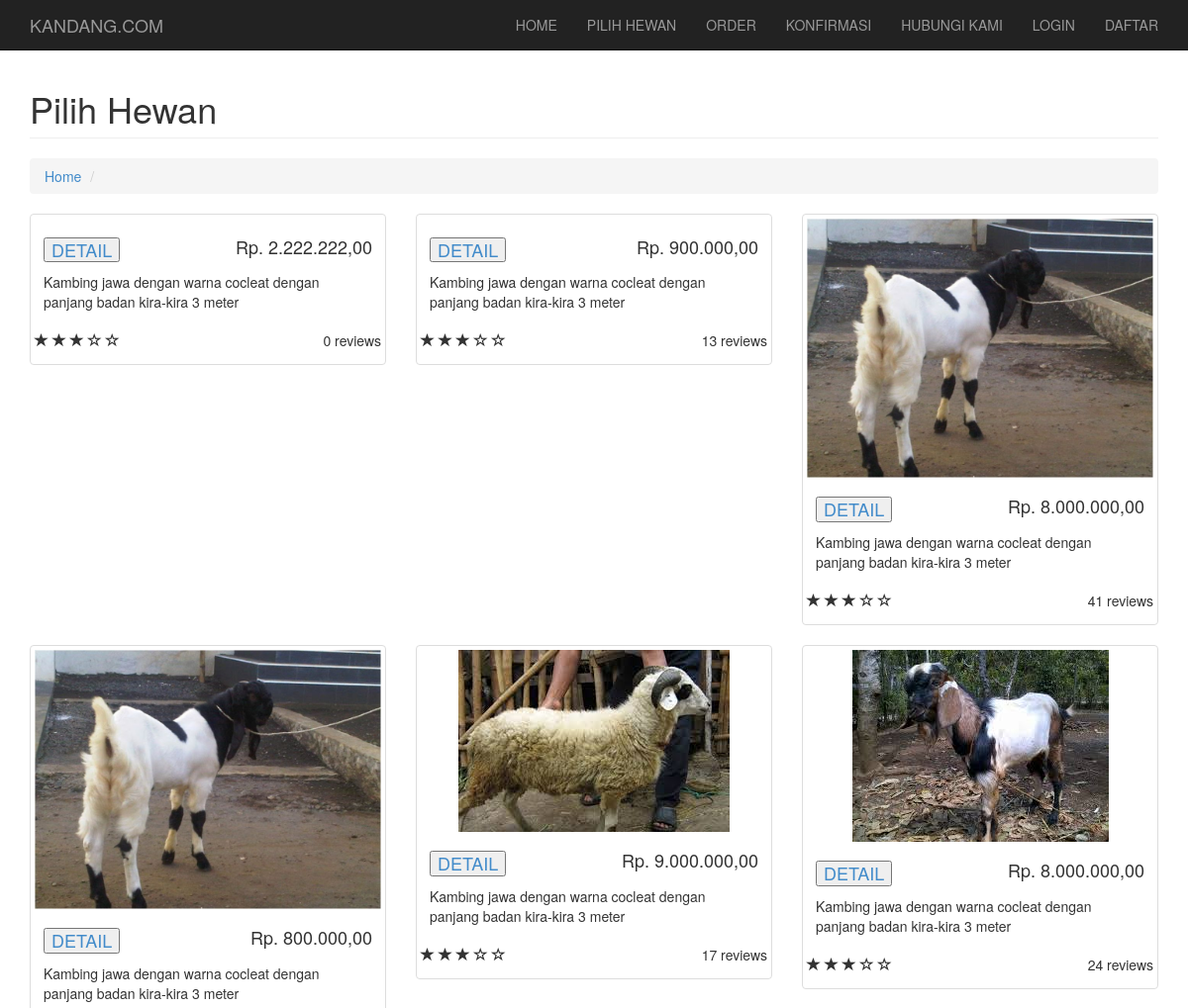
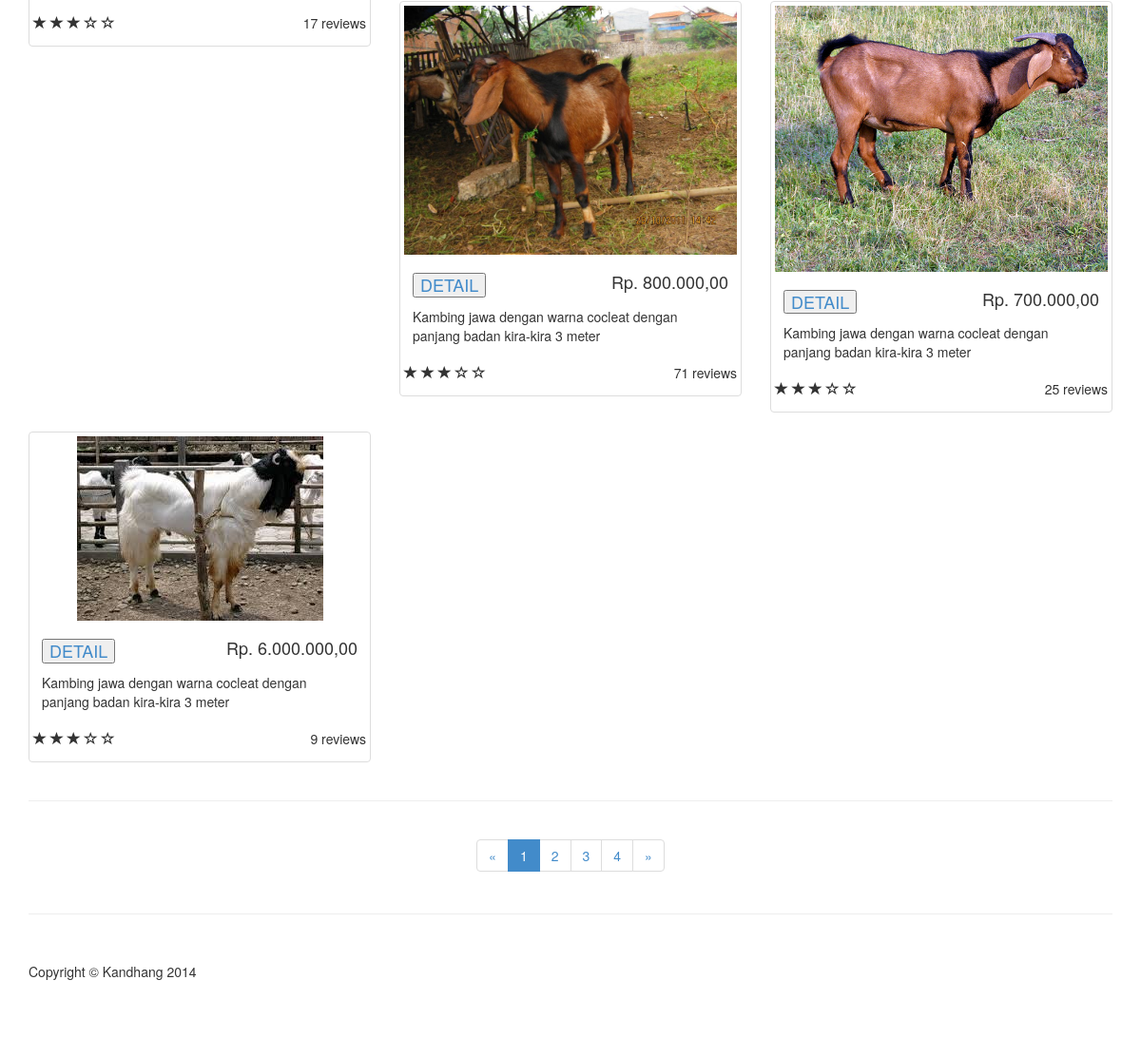
Page /pilih_hewan.php on the committed database (2 pictures, top to bottom).
### tables this page shows
CREATE TABLE IF NOT EXISTS `tb_hewan` (
  `hewan_id` int(11) unsigned NOT NULL AUTO_INCREMENT,
  `hewan_foto` mediumblob,
  `hewan_nama` varchar(20) DEFAULT NULL,
  `hewan_jns_kel` varchar(20) DEFAULT NULL,
  `hewan_bobot` int(10) DEFAULT NULL,
  `hewan_harga_beli` int(10) DEFAULT NULL,
  `hewan_harga_jual` int(10) DEFAULT NULL,
  `hewan_deskripsi` tinytext NOT NULL,
  `tanggal` datetime DEFAULT NULL,
  `kategori_id` int(10) DEFAULT NULL,
  `reviews` int(11) DEFAULT NULL,
  `member_id` int(11) DEFAULT NULL,
  PRIMARY KEY (`hewan_id`)
);

### pilih_hewan.php (the view, shortened to what this page needs)
<!DOCTYPE html>
<html lang="en">
<head>
    <link href="css/bootstrap.css" rel="stylesheet">
    <link href="css/modern-business.css" rel="stylesheet">
    <link href="font-awesome/css/font-awesome.min.css" rel="stylesheet">
</head>
<body>
<?php
require_once('navigasi_cp.php');
?>
    <div class="container">
        <div class="row">
            <div class="col-lg-12">
                <h1 class="page-header">Pilih Hewan
                </h1>
                <ol class="breadcrumb">
                    <li><a href="index.html">Home</a>
                    </li>
                    <li class="active"></li>
                </ol>
            </div>
        </div>
        <div class="row">
      <?php
$batas=9;
$sqlShow="select * from tb_hewan order by  hewan_id desc limit $batas";
$result=mysql_query($sqlShow);
while($data=mysql_fetch_array($result)){
?>
		<div class="col-sm-4 col-lg-4 col-md-4">
                        <div class="thumbnail">
                           <a href="update.php?detail=<?php echo $data['hewan_id']; ?>"> <img src="images/<?php echo $data['hewan_foto']; ?>" alt=""></a>
                            <div class="caption">
                                <h4 class="pull-right">Rp. <?php echo number_format($data['hewan_harga_jual'],2,",",".");  ?></h4>
                                <h4><a href="update.php?detail=<?php echo $data['hewan_id']; ?>"><button type="button" class="">DETAIL</button></a>
                                </h4>
                                <p>Kambing jawa dengan warna cocleat dengan panjang badan kira-kira 3 meter </p>
                            </div>
                            <div class="ratings">
                                <p class="pull-right"><?php echo $data['reviews']; ?> reviews</p>
                                <p>
                                    <span class="glyphicon glyphicon-star"></span>
                                    <span class="glyphicon glyphicon-star"></span>
                                    <span class="glyphicon glyphicon-star"></span>
                                    <span class="glyphicon glyphicon-star-empty"></span>
                                    <span class="glyphicon glyphicon-star-empty"></span>
                                </p>
                            </div>
                        </div>
        </div>
		<?php
		}
		?>
        </div>
        <hr>
        <div class="row text-center">
            <div class="col-lg-12">
                <ul class="pagination">
                    <li><a href="#">&laquo;</a>
                    </li>
					<?php
                    echo"<li class='active'><a href='#'>1</a>
                    </li>
                    <li><a href=''>2</a>
                    </li>
					<li><a href=''>3</a>
                    </li>
					<li><a href=''>4</a>
                    </li>";
					?>
                    <li><a href="#">&raquo;</a>
                    </li>
                </ul>
            </div>
        </div>
    </div>
<?php
require_once('footer.php');
?>
</body>
</html>

### navigasi_cp.php (shortened to what this page needs)
?> <nav class="navbar navbar-inverse navbar-fixed-top" role="navigation">
        <div class="container">
            <div class="navbar-header">
                <a class="navbar-brand" href="index.php">KANDANG.COM</a>
            </div>
            <div class="collapse navbar-collapse navbar-ex1-collapse">
                <ul class="nav navbar-nav navbar-right">
                    <li><a href="index.php">HOME</a>
                    </li>
                    <li><a href="index.php?page=pilih_hewan">PILIH HEWAN</a>
                    </li>
					<li><a href="index.php?page=order_hewan">ORDER</a>
                    </li>
					<li><a href="index.php?page=konfirmasi">KONFIRMASI</a>
                    </li>
					<li><a href="index.php?page=hubungi_kami">HUBUNGI KAMI</a>
                    </li>
					<?php
					if(empty($_SESSION['password'])){
					?>
					<li><a href="login.php">LOGIN</a>
                    </li>
                   	<li><a href="register.php">DAFTAR</a>
                    </li>
					<?php
					}
					?>
                </ul>
            </div>
        </div>
    </nav>

### footer.php
<div class="container">
    <hr>
    <footer>
        <div class="row">
            <div class="col-lg-12">
                <p>Copyright &copy; Kandhang 2014</p>
            </div>
        </div>
    </footer>
</div>

### css/modern-business.css (style rules this page uses)
html, body { height: 100%; }
body { padding-top: 50px; }
.item, .active, .carousel-inner { height: 100%; }
footer { margin: 50px 0; }

### rows in the picture
tb_hewan: hewan_harga_jual "2.222.222,00", reviews "0"
tb_hewan: hewan_harga_jual "900.000,00", reviews "13"
tb_hewan: hewan_foto (picture), hewan_harga_jual "8.000.000,00", reviews "41"
tb_hewan: hewan_foto (picture), hewan_harga_jual "800.000,00", reviews "17"
tb_hewan: hewan_foto (picture), hewan_harga_jual "9.000.000,00", reviews "17"
tb_hewan: hewan_foto (picture), hewan_harga_jual "8.000.000,00", reviews "24"
tb_hewan: hewan_foto (picture), hewan_harga_jual "800.000,00", reviews "71"
tb_hewan: hewan_foto (picture), hewan_harga_jual "700.000,00", reviews "25"
tb_hewan: hewan_foto (picture), hewan_harga_jual "6.000.000,00", reviews "9"
